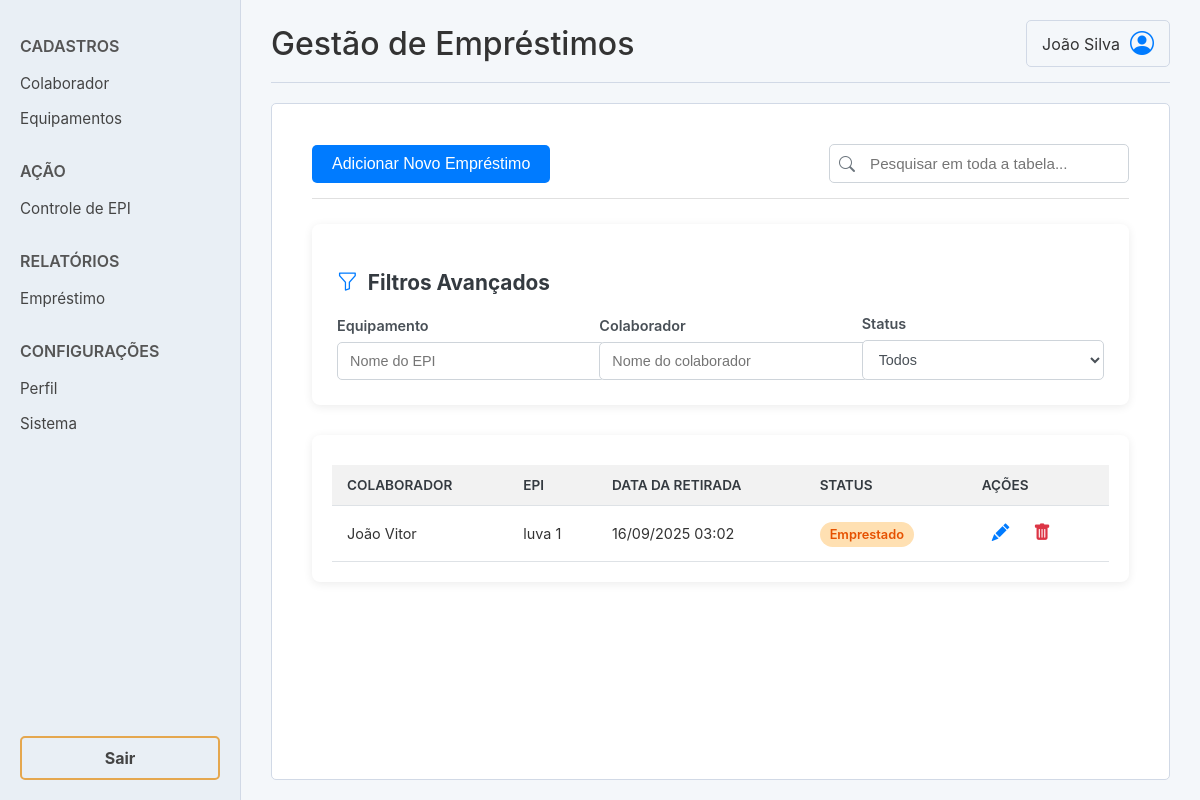
/menu/emprestimos/, run on an earlier commit of the app's database.
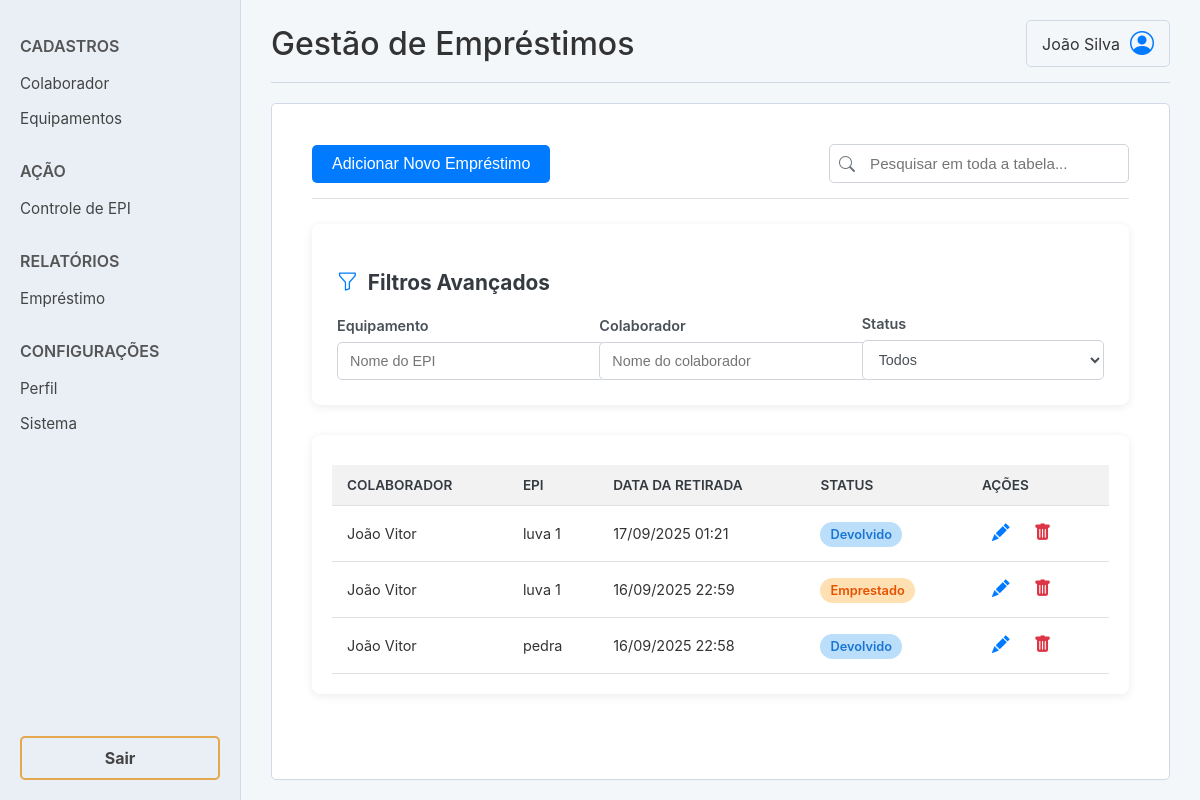
And on a later commit of the database.
### aluguel/models.py (models this page shows, shortened)
class Emprestimos(models.Model):
    STATUS_CHOICES = [
        ('EMPRESTADO', 'Emprestado'),
        ('FORNECIDO', 'Fornecido'),
        ('DEVOLVIDO', 'Devolvido'),
        ('DANIFICADO', 'Danificado'),
        ('PERDIDO', 'Perdido'),
    ]
    epi = models.ForeignKey('aluguel.EPI', on_delete=models.PROTECT, verbose_name='EPI')
    colaborador = models.ForeignKey('aluguel.Usuarios', on_delete=models.PROTECT, related_name='emprestimos_recebidos', verbose_name='Colaborador')
    data_retirada = models.DateTimeField(auto_now_add=True, verbose_name='Data do Empréstimo')
    status = models.CharField(max_length=20, choices=STATUS_CHOICES, default='EMPRESTADO')
    data_devolucao = models.DateTimeField(null=True, blank=True, verbose_name='Data da Devolução')
    tecnico = models.ForeignKey('aluguel.Usuarios', on_delete=models.PROTECT, related_name='emprestimos_realizados', verbose_name='Técnico')
    data_prevista_devolucao = models.DateField(null=True, blank=True, verbose_name='Data Prevista da Devolução')
    condicoes_emprestimo = models.TextField(null=True, blank=True, verbose_name='Condições no Empréstimo')
    observacao_devolucao = models.TextField(null=True, blank=True, verbose_name='Observação na Devolução/Perda')
    class Meta:
        verbose_name = 'Empréstimo'
        verbose_name_plural = 'Empréstimos'

class Usuarios(models.Model):
    USER_TYPE_CHOICES = [
        ('COLABORADOR', 'Colaborador'),
        ('TECNICO', 'Tecnico de segurança'),
        ('ADMIN', 'Admin'),
    ]
    nome_completo = models.CharField(max_length=255)
    cpf = models.CharField(max_length=14, unique=True, null=True, blank=True)
    matricula = models.CharField(max_length=50, unique=True)
    cargo = models.CharField(max_length=100, null=True, blank=True)
    tipo_usuario = models.CharField(max_length=20, choices=USER_TYPE_CHOICES)
    login = models.EmailField(unique=True)
    senha_hash = models.CharField(max_length=255)
    ativo = models.BooleanField(default=True)
    def __str__(self):
        return f"{self.nome_completo} ({self.matricula})"
    class Meta:
        verbose_name = "Usuário"
        verbose_name_plural = "Usuários"

class EPI(models.Model):
    nome_equipamento = models.CharField(max_length=255)
    ca_numero = models.CharField(max_length=50, verbose_name="Número do CA")
    data_validade_ca = models.DateField(verbose_name="Data de Validade do CA")
    quantidade_total = models.IntegerField()
    quantidade_disponivel = models.IntegerField()
    def __str__(self):
        return f"{self.nome_equipamento} (CA: {self.ca_numero})"
    class Meta:
        verbose_name = "EPI"
        verbose_name_plural = "EPIs"

### aluguel/views.py (the view, shortened to what this page needs)
# urls.py: path('emprestimos/', EmprestimoCRUDView.as_view(), name='emprestimo_crud'),
class EmprestimoCRUDView(View):
    def get(self, request):
        emprestimos = Emprestimos.objects.select_related('epi', 'colaborador', 'tecnico').all().order_by('-data_retirada')
        form = EmprestimoForm()
        return render(request, 'aluguel/emprestimo_crud.html', {'emprestimos': emprestimos, 'form': form})

### aluguel/templates/aluguel/emprestimo_crud.html (shortened to what this page needs)
{% extends 'aluguel/base.html' %}
{% load static %}
{% block head_extra %}
    <link rel="stylesheet" href="{% static 'css/emprestimo_crud.css' %}">
{% endblock %}
{% block page_title %}Gestão de Empréstimos{% endblock %}
{% block content %}
<div class="content-area">
    <div class="toolbar">
        <button id="add-emprestimo-btn" class="btn btn-primary">Adicionar Novo Empréstimo</button>
        <div class="search-container">
            <i class="bi bi-search"></i>
            <input type="text" id="search-input" placeholder="Pesquisar em toda a tabela...">
        </div>
    </div>
    <div class="filter-area card">
        <h3><i class="bi bi-funnel"></i> Filtros Avançados</h3>
        <form id="filtro-form" class="filter-grid">
            <div class="form-group">
                <label for="id_filtro_equipamento">Equipamento</label>
                <input type="text" class="form-control" id="id_filtro_equipamento" name="equipamento" placeholder="Nome do EPI">
            </div>
            <div class="form-group">
                <label for="id_filtro_colaborador">Colaborador</label>
                <input type="text" class="form-control" id="id_filtro_colaborador" name="colaborador" placeholder="Nome do colaborador">
            </div>
            <div class="form-group">
                <label for="id_filtro_status">Status</label>
                <select class="form-select" id="id_filtro_status" name="status">
                    <option value="">Todos</option>
                </select>
            </div>
        </form>
    </div>
    <div class="table-container card">
        <table class="data-table">
            <thead>
                <tr>
                    <th>Colaborador</th>
                    <th>EPI</th>
                    <th>Data da Retirada</th>
                    <th>Status</th>
                    <th>Ações</th>
                </tr>
            </thead>
            <tbody id="emprestimo-table-body">
                {% for emprestimo in emprestimos %}
                <tr data-id="{{ emprestimo.id }}">
                    <td class="col-colaborador">{{ emprestimo.colaborador.nome_completo }}</td>
                    <td class="col-epi">{{ emprestimo.epi.nome_equipamento }}</td>
                    <td class="col-data">{{ emprestimo.data_retirada|date:"d/m/Y H:i" }}</td>
                    <td class="col-status">
                        <span class="status status-{{ emprestimo.status|lower }}">{{ emprestimo.get_status_display }}</span>
                    </td>
                    <td class="action-buttons">
                        <button class="btn-icon btn-edit" title="Editar">
                            <i class="bi bi-pencil-fill"></i>
                        </button>
                        <button class="btn-icon btn-delete" title="Excluir Empréstimo">
                            <i class="bi bi-trash-fill"></i>
                        </button>
                    </td>
                </tr>
                {% empty %}
                <tr id="no-initial-data-row">
                    <td colspan="5">Nenhum empréstimo registrado ainda.</td>
                </tr>
                {% endfor %}
            </tbody>
        </table>
    </div>
</div>
{% endblock %}

### aluguel/templates/aluguel/base.html (shortened to what this page needs)
{% load static %}
<!DOCTYPE html>
<html lang="pt-br">
<head>
    <link rel="stylesheet" href="{% static 'css/base.css' %}">
    <link rel="stylesheet" href="https://cdn.jsdelivr.net/npm/bootstrap-icons@1.11.3/font/bootstrap-icons.min.css">
    {% block head_extra %}{% endblock %}
</head>
<body>
    <div class="container">
        <aside class="sidebar">
            <nav class="sidebar-nav">
                <div class="nav-section">
                    <h3 class="nav-title">Cadastros</h3>
                    <a href="{% url 'aluguel:usuario_crud' %}" class="nav-link">Colaborador</a>
                    <a href="{% url 'aluguel:epis_crud' %}" class="nav-link">Equipamentos</a>
                </div>
                <div class="nav-section">
                    <h3 class="nav-title">Ação</h3>
                    <a href="{% url 'aluguel:emprestimo_crud' %}" class="nav-link">Controle de EPI</a>
                </div>
                <div class="nav-section">
                    <h3 class="nav-title">Relatórios</h3>
                    <a href="#" class="nav-link">Empréstimo</a>
                </div>
                <div class="nav-section">
                    <h3 class="nav-title">Configurações</h3>
                    <a href="{% url 'aluguel:profile_page' %}" class="nav-link" id="profile-link">Perfil</a>
                    <a href="#" class="nav-link">Sistema</a>
                </div>
            </nav>
            <div class="sidebar-footer">
                <a href="#" class="nav-link-sair">Sair</a>
            </div>
        </aside>
        <main class="main-content">
            <header class="main-header">
                <h1 class="page-title">{% block page_title %}Home{% endblock %}</h1>
                <a href="{% url 'aluguel:profile_page' %}" class="user-info" id="user-info-header" style="text-decoration: none; color: inherit;">
                    <span id="user-name-display">João Silva</span>
                    <i id="user-icon-display" class="bi bi-person-circle user-icon"></i>
                </a>
            </header>
            <div class="content">
                {% block content %}{% endblock %}
            </div>
        </main>
    </div>
</body>
</html>

### aluguel/static/css/base.css (style rules this page uses)
body, html { margin: 0; padding: 0; font-family: -apple-system, BlinkMacSystemFont, "Segoe UI", Roboto, Helvetica, Arial, sans-serif; background-color: #f4f7fa; height: 100%; color: #333; }
.container { display: flex; height: 100vh; }
.sidebar { width: 240px; background-color: #e9eff5; border-right: 1px solid #d1d9e6; display: flex; flex-direction: column; justify-content: space-between; padding: 20px 0; }
.sidebar-nav { padding: 0 20px; }
.nav-section { margin-bottom: 25px; }
.nav-title { font-size: 1rem; color: #555; margin-bottom: 10px; text-transform: uppercase; font-weight: 600; }
.nav-link { display: block; color: #444; text-decoration: none; padding: 8px 0; font-size: 0.95rem; transition: color 0.2s; }
.sidebar-footer { padding: 0 20px; }
.nav-link-sair { display: block; width: 100%; padding: 10px; text-align: center; background-color: transparent; border: 2px solid #e5a74e; color: #444; text-decoration: none; border-radius: 5px; font-weight: bold; box-sizing: border-box; transition: background-color 0.2s, color 0.2s; }
.main-content { flex-grow: 1; padding: 20px 30px; display: flex; flex-direction: column; }
.main-header { display: flex; justify-content: space-between; align-items: center; border-bottom: 1px solid #d1d9e6; padding-bottom: 15px; margin-bottom: 20px; }
.page-title { margin: 0; font-size: 2rem; font-weight: 500; }
.user-info { display: flex; align-items: center; font-size: 1rem; border: 1px solid #d1d9e6; padding: 8px 15px; border-radius: 5px; }
.user-icon { font-size: 1.5rem; margin-left: 10px; color: #007bff; }
.content { background-color: #fff; flex-grow: 1; border-radius: 5px; padding: 20px; border: 1px solid #d1d9e6; }

### aluguel/static/css/emprestimo_crud.css (style rules this page uses)
.content-area { padding: 20px; }
.toolbar { display: flex; justify-content: space-between; align-items: center; margin-bottom: 25px; padding-bottom: 15px; border-bottom: 1px solid #e0e0e0; }
.toolbar .btn-primary { background-color: #007bff; color: white; border: none; padding: 10px 20px; border-radius: 5px; cursor: pointer; font-size: 1rem; transition: background-color 0.3s ease; }
.search-container { position: relative; display: flex; align-items: center; width: 300px; }
.search-container .bi-search { position: absolute; left: 10px; color: #6c757d; }
.search-container input { width: 100%; padding: 10px 10px 10px 40px; border: 1px solid #ced4da; border-radius: 5px; font-size: 0.95rem; transition: border-color 0.3s ease; }
.filter-area { margin-bottom: 30px; background-color: #ffffff; border-radius: 8px; box-shadow: 0 2px 10px rgba(0, 0, 0, 0.08); padding: 25px; }
.filter-area h3 { font-size: 1.3rem; color: #343a40; margin-bottom: 20px; display: flex; align-items: center; }
.filter-area h3 .bi-funnel { margin-right: 10px; color: #007bff; }
.filter-grid { display: grid; grid-template-columns: repeat(auto-fit, minmax(220px, 1fr)); gap: 20px; align-items: flex-end; }
.filter-area .form-group { margin-bottom: 0; }
.filter-area .form-group label { display: block; margin-bottom: 8px; font-weight: 600; color: #495057; font-size: 0.9rem; }
.filter-area .form-control, .filter-area .form-select { width: 100%; padding: 10px 12px; border: 1px solid #ced4da; border-radius: 5px; font-size: 0.9rem; color: #495057; background-color: #fff; transition: border-color 0.3s ease, box-shadow 0.3s ease; }
.table-container { overflow-x: auto; background-color: #ffffff; border-radius: 8px; box-shadow: 0 2px 10px rgba(0, 0, 0, 0.08); padding: 20px; }
.data-table { width: 100%; border-collapse: collapse; margin-top: 10px; }
.data-table th, .data-table td { padding: 12px 15px; text-align: left; border-bottom: 1px solid #dee2e6; font-size: 0.9rem; }
.data-table th { background-color: #f2f2f2; font-weight: 600; color: #343a40; text-transform: uppercase; font-size: 0.85rem; }
.data-table .col-status .status { padding: 5px 10px; border-radius: 15px; font-weight: 600; font-size: 0.8rem; white-space: nowrap; }
.status-emprestado { background-color: #ffe0b2; color: #e65100; }
.status-devolvido { background-color: #bbdefb; color: #1976d2; }
.action-buttons { white-space: nowrap; }
.btn-icon { background: none; border: none; cursor: pointer; font-size: 1.1rem; margin: 0 5px; padding: 5px; border-radius: 4px; transition: background-color 0.2s ease; }
.btn-edit { color: #007bff; }
.btn-delete { color: #dc3545; }

What changed in the data, as far as the page shows it:
removed Emprestimos: colaborador.nome_completo "João Vitor", epi.nome_equipamento "luva 1", data_retirada "16/09/2025 03:02", status "Emprestado"
added Emprestimos: colaborador.nome_completo "João Vitor", epi.nome_equipamento "luva 1", data_retirada "17/09/2025 01:21", status "Devolvido"
added Emprestimos: colaborador.nome_completo "João Vitor", epi.nome_equipamento "luva 1", data_retirada "16/09/2025 22:59", status "Emprestado"
added Emprestimos: colaborador.nome_completo "João Vitor", epi.nome_equipamento "pedra", data_retirada "16/09/2025 22:58", status "Devolvido"
